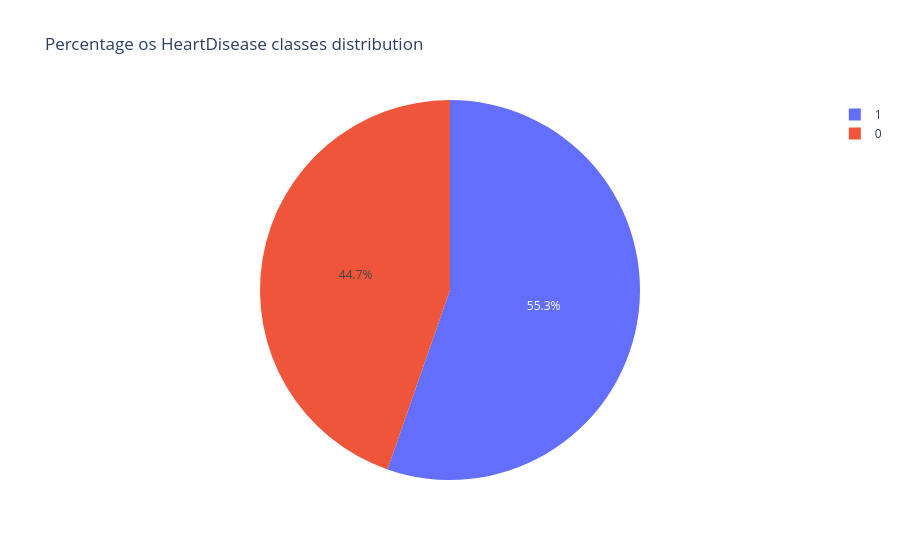

The notebook cell this image was saved under:
### Markdown cell above
#### Percentage of HeartDisease data distribution

### Code cell
## Percentage of HeartDisease data distribution
px.pie(heart_df, names='HeartDisease', title='Percentage os HeartDisease classes distribution')

### Figure 1 — Plotly figure (JSON) as saved in the notebook; plotly's stock layout.template omitted (floating-point values rounded to 4 significant figures; data arrays with more than 128 entries replaced by an {"elided": "..."} marker saying what was removed)
{"data": [{"domain": {"x": [0, 1], "y": [0, 1]}, "hovertemplate": "HeartDisease=%{label}<extra></extra>", "labels": {"elided": "918 int values"}, "legendgroup": "", "name": "", "showlegend": true, "type": "pie"}], "layout": {"legend": {"tracegroupgap": 0}, "title": {"text": "Percentage os HeartDisease classes distribution"}}}
